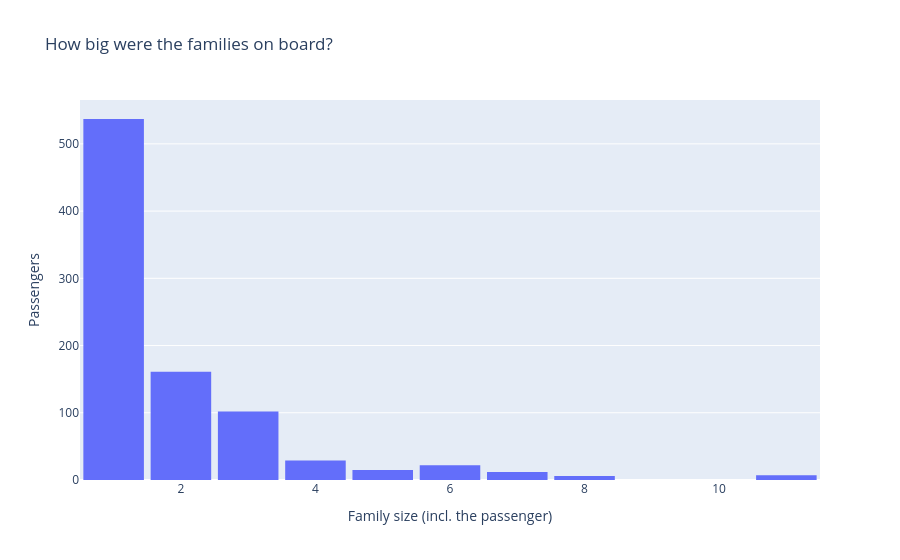

Write notebook code for a chart like this one.
### Markdown cell above
### 1. Family size
Draw a histogram of `family_size`, one bar per size. Hover the bars: which size is the most common, and how many passengers have it?

### Code cell
fig = px.histogram(df, x="family_size", nbins=11, labels={"family_size": "Family size (incl. the passenger)"},
                   title="How big were the families on board?")
fig.update_layout(bargap=0.1, yaxis_title="Passengers")
fig.show()

### Figure 1 — Plotly figure (JSON) as saved in the notebook; plotly's stock layout.template omitted (floating-point values rounded to 4 significant figures; data arrays with more than 128 entries replaced by an {"elided": "..."} marker saying what was removed)
{"data": [{"alignmentgroup": "True", "bingroup": "x", "hovertemplate": "Family size (incl. the passenger)=%{x}<br>count=%{y}<extra></extra>", "legendgroup": "", "marker": {"color": "#636efa", "pattern": {"shape": ""}}, "name": "", "nbinsx": 11, "offsetgroup": "", "orientation": "v", "showlegend": false, "type": "histogram", "x": {"elided": "891 int values"}, "xaxis": "x", "yaxis": "y"}], "layout": {"bargap": 0.1, "barmode": "relative", "legend": {"tracegroupgap": 0}, "title": {"text": "How big were the families on board?"}, "xaxis": {"anchor": "y", "domain": [0.0, 1.0], "title": {"text": "Family size (incl. the passenger)"}}, "yaxis": {"anchor": "x", "domain": [0.0, 1.0], "title": {"text": "Passengers"}}}}
